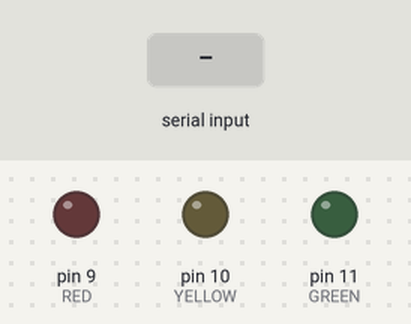
This sketch was run on a simulated Arduino Uno, built with avr-gcc and run on an emulated ATmega328P. On the bench: output pins drawn as LEDs (lit = HIGH). Dashed ring = blinking. Inputs (shaded band) come from the test bench. What the sketch prints to the serial monitor is not drawn.

Above: at 1.2 s.
1.3 s: "90,45\n" received over Serial
At 1.52 s:
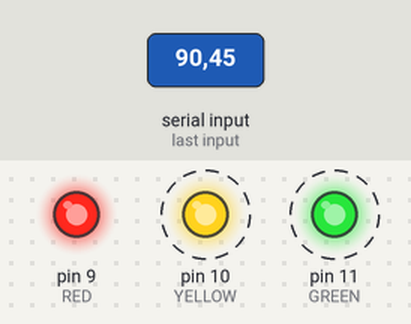
4.3 s: "2\n" received over Serial
At 5.2 s:
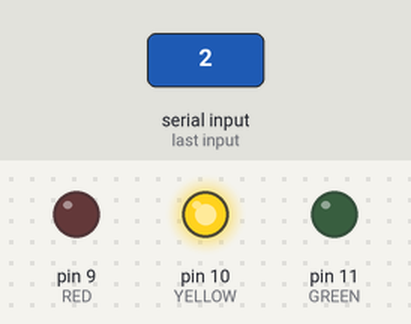
5.8 s: "30,150\n" received over Serial
At 6.5 s:
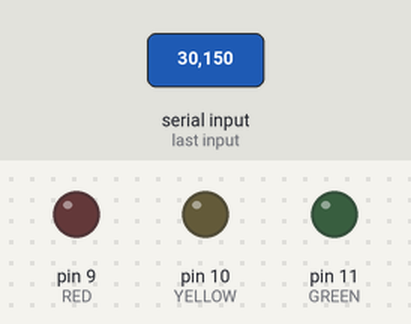
7.3 s: "1\n" received over Serial
At 8.5 s:
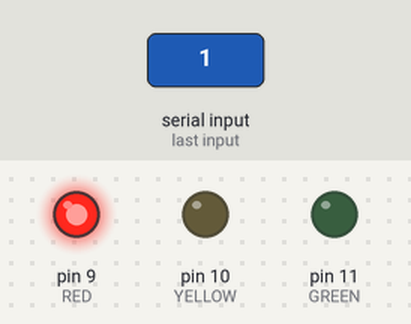
8.8 s: "0\n" received over Serial
At 9.8 s:
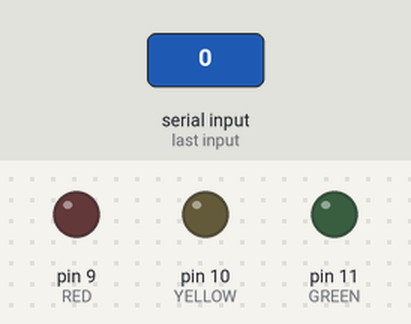
Timing chart, 0 to 11.3 s (numbered marks = the images above; inputs shaded):
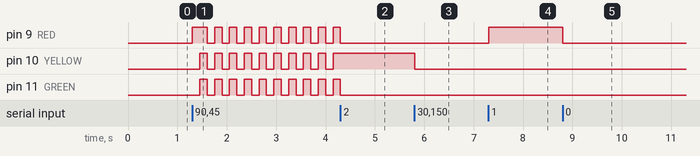

Measured:
- after the input at 1.3 s, pin 9 (RED): LOW → HIGH at once, then repeats every 0.30 s: LOW 0.15 s, HIGH 0.15 s; pin 10 (YELLOW), pin 11 (GREEN): alternates HIGH for 0.15 s and LOW for 0.15 s, starting after 0.15 s
- after the input at 4.3 s, pin 9 (RED), pin 11 (GREEN): goes on until 4.3 s, then stays LOW; pin 10 (YELLOW): stops changing and stays HIGH
- after the input at 5.8 s, pin 10 (YELLOW): HIGH → LOW at once
- after the input at 7.3 s, pin 9 (RED): LOW → HIGH at once
- after the input at 8.8 s, pin 9 (RED): HIGH → LOW at once

The sketch:

project_party.ino
```cpp
// 🎉 프로젝트 A: 손 신호등 & LED 파티 (부품 추가 없음)
//    손가락 0 = 모두 끄기, 1 = 빨강, 2 = 노랑, 3 = 초록, 4 = 물결, 5 = 파티(모두 깜빡깜빡)
const int RED = 9;       // 빨강 LED는 9번 핀
const int YELLOW = 10;   // 노랑 LED는 10번 핀
const int GREEN = 11;    // 초록 LED는 11번 핀

int mode = 0;                 // 지금 모드 (받은 숫자)
int step = 0;                 // 움직이는 불빛이 몇 번째 단계인지
unsigned long lastTime = 0;   // 마지막으로 불빛을 바꾼 시각 (밀리초)

// 세 LED를 한 번에 켜고 끄는 함수 (HIGH = 켜기, LOW = 끄기)
void setLeds(int r, int y, int g) {
  digitalWrite(RED, r);
  digitalWrite(YELLOW, y);
  digitalWrite(GREEN, g);
}

void setup() {
  Serial.begin(9600);         // 컴퓨터와 대화 시작 (속도 9600)
  pinMode(RED, OUTPUT);
  pinMode(YELLOW, OUTPUT);
  pinMode(GREEN, OUTPUT);
  setLeds(LOW, LOW, LOW);     // 처음에는 모두 끄기
  Serial.println("LED 파티 준비 완료: 0~5 숫자 입력");
}

void loop() {
  // 1) 새 숫자가 들어왔는지 확인하기
  if (Serial.available() > 0) {
    char c = Serial.read();
    if (c >= '0' && c <= '5') {
      mode = c - '0';         // 글자 '4' → 숫자 4
      step = 0;
      Serial.print("모드: ");
      Serial.println(mode);
      if (mode == 0) setLeds(LOW, LOW, LOW);    // 모두 끄기
      if (mode == 1) setLeds(HIGH, LOW, LOW);   // 빨강만
      if (mode == 2) setLeds(LOW, HIGH, LOW);   // 노랑만
      if (mode == 3) setLeds(LOW, LOW, HIGH);   // 초록만
    }
  }

  // 2) 움직이는 불빛 (delay 대신 millis 사용 → 움직이는 중에도 새 숫자를 바로 받음)
  unsigned long now = millis();               // 아두이노가 켜진 뒤 지난 시간

  if (mode == 4 && now - lastTime >= 200) {   // 물결: 0.2초마다 다음 LED로
    lastTime = now;
    if (step == 0) setLeds(HIGH, LOW, LOW);
    if (step == 1) setLeds(LOW, HIGH, LOW);
    if (step == 2) setLeds(LOW, LOW, HIGH);
    step = step + 1;
    if (step > 2) step = 0;                   // 마지막 다음엔 처음으로
  }

  if (mode == 5 && now - lastTime >= 150) {   // 파티: 0.15초마다 모두 깜빡
    lastTime = now;
    if (step == 0) {
      setLeds(HIGH, HIGH, HIGH);
      step = 1;
    } else {
      setLeds(LOW, LOW, LOW);
      step = 0;
    }
  }
}
```
